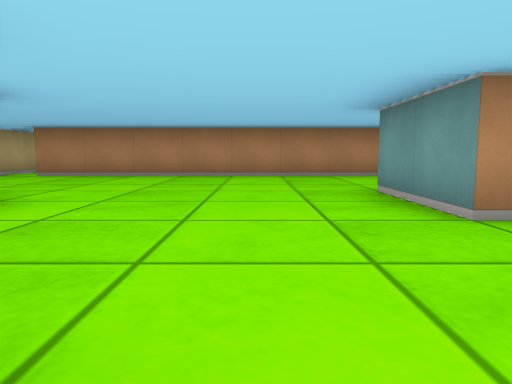
view 1 (above)

23 first-person views from a walk through a cub3D maze. The camera is about half as high as the walls, tilts 6° down and sees 70° across. The floor is counted in squares. Each view is taken from the middle of a square. On the plan, view 1 faces up. The plan holds only what a view shows up to about 9 squares ahead; the rest is blank.

view 2
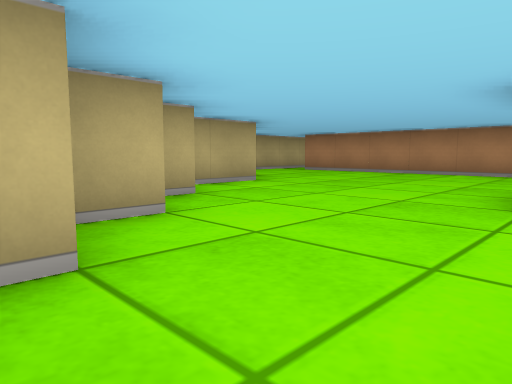

view 3
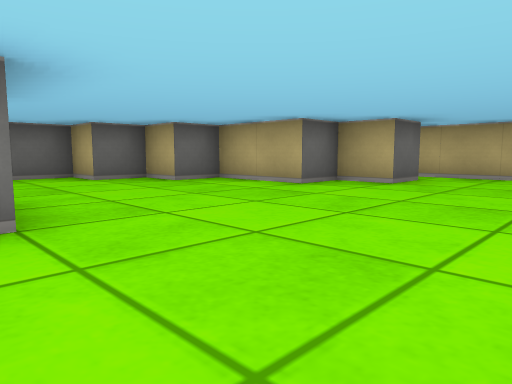

view 4
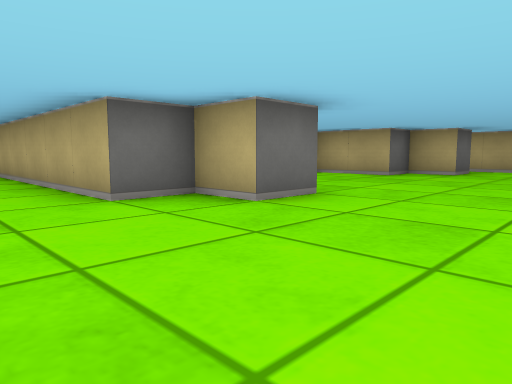

view 5
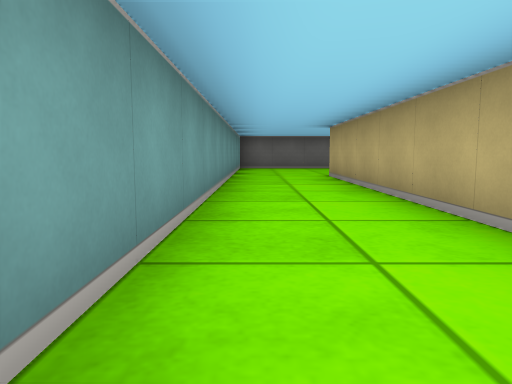

view 6
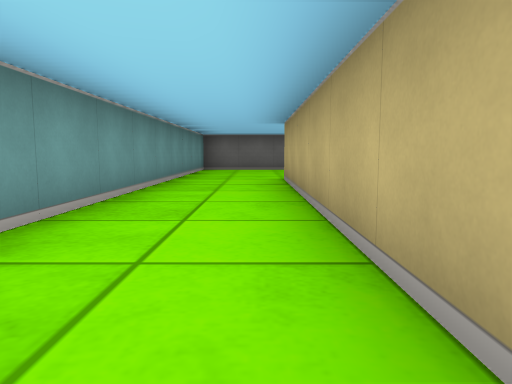

view 7
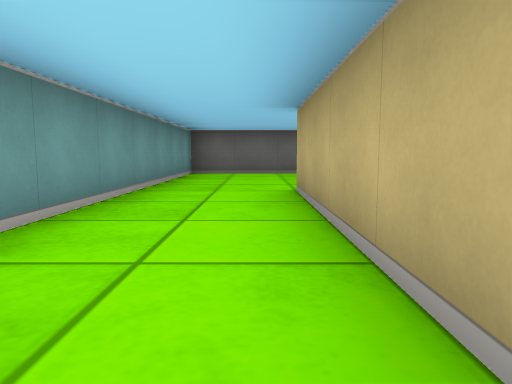

view 8
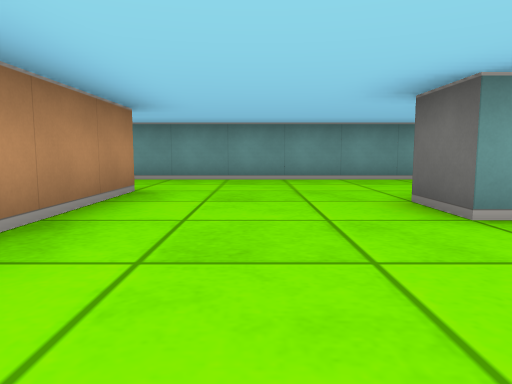

view 9
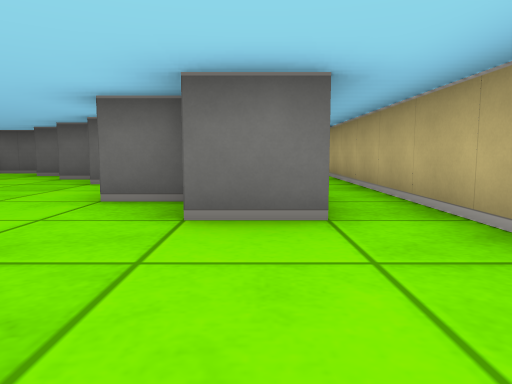

view 10
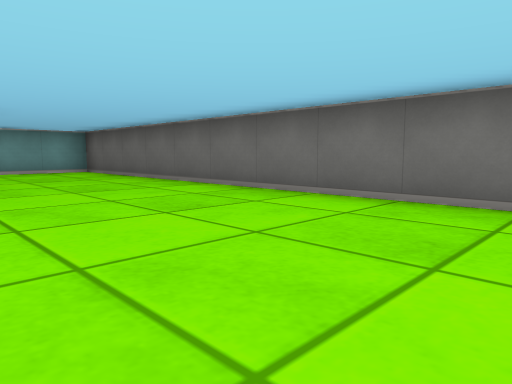

view 11
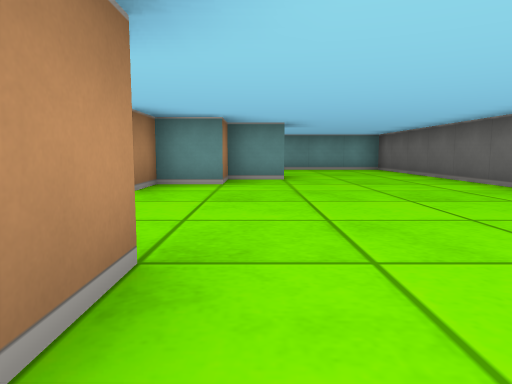

view 12
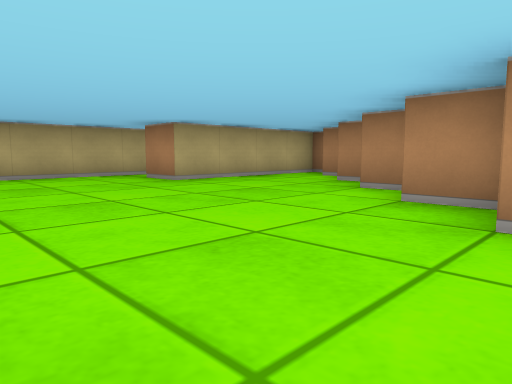

view 13
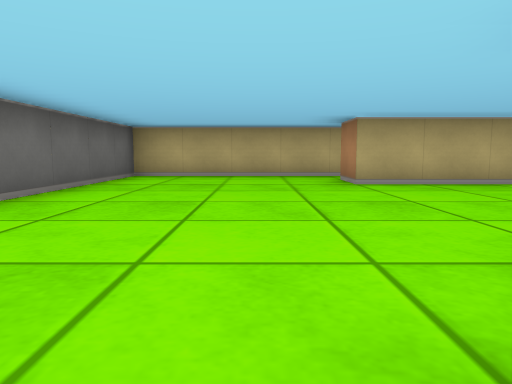

view 14
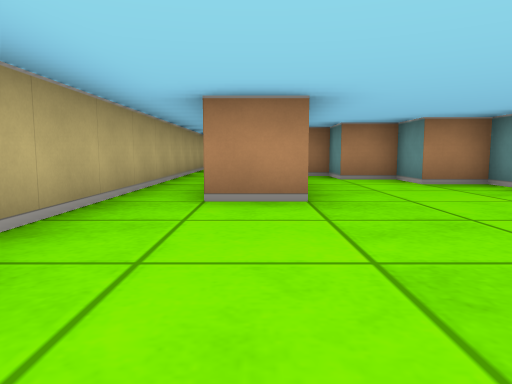

view 15
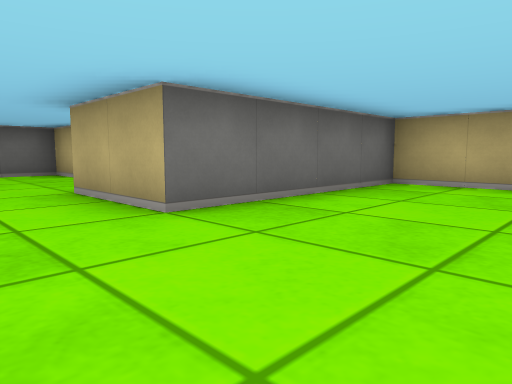

view 16
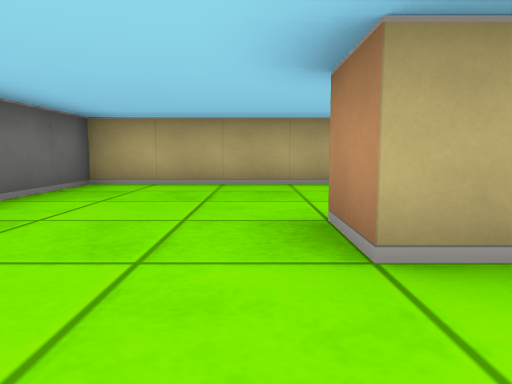

view 17
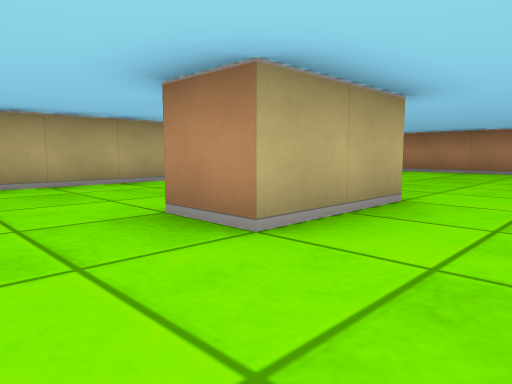

view 18
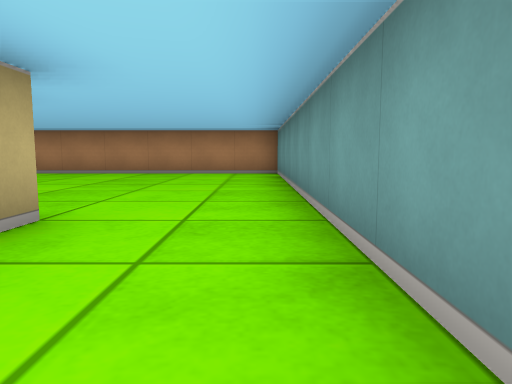

view 19
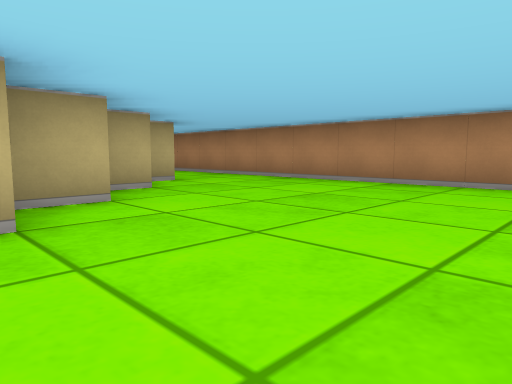

view 20
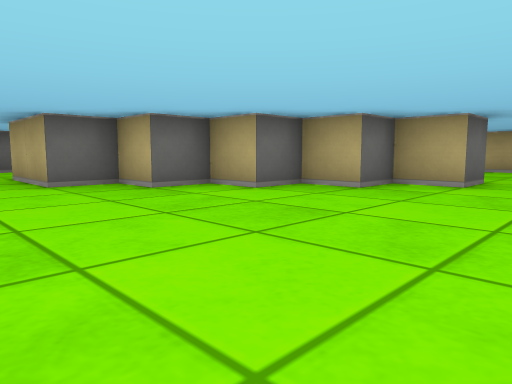

view 21
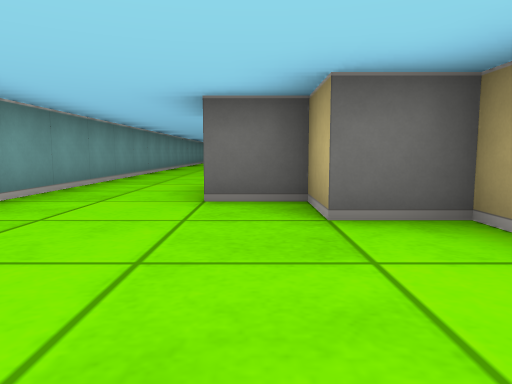

view 22
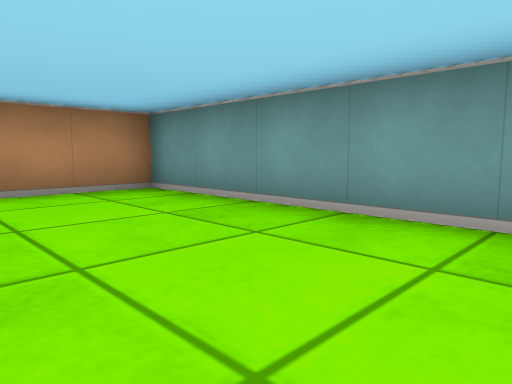

view 23
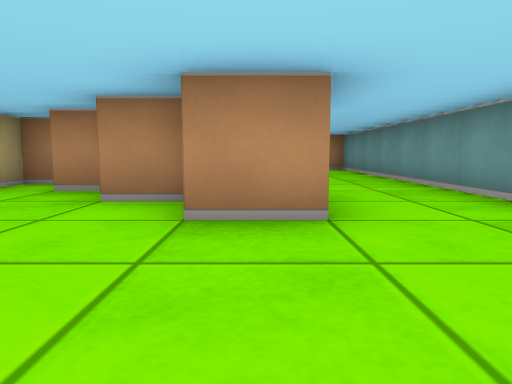

### Floor plan
Ten units are one square. View 1 is at (0, 0); x grows to the right and y downward. Boxes are objects, and circles mark ways between rooms. Rooms are numbered by the first view taken in them; rooms with no view inside come last. Other rooms are left out.
<svg viewBox="-60 -210 120 290">
<path fill="none" stroke="#000" d="M15 -25 15 -45 25 -45 25 -35 35 -35 35 35M10 15 20 15M-46 -45 -35 -45 -35 -35 -25 -35 -25 -15 -15 -15 -15 -5 -5 -5 -5 5 5 5 5 9M35 -75 -45 -75M-55 -58 -55 36M-55 -91 -55 -78M55 45 55 -75M15 46 15 35 5 35 5 25 -5 25M-5 20 -5 15 -15 15 -15 5 -25 5 -25 -5 -35 -5 -35 35 -45 35M-55 36 -55 75 55 75 55 45M-15 -185 -5 -185 -5 -175 5 -175 5 -165 15 -165 15 -155 25 -155 25 -145 35 -145 35 -125M55 -115 55 -205 -24 -205M35 -125 25 -125M24 -135 15 -135M11 -145 5 -145M0 -155 -5 -155 -5 -95 35 -95 35 -75M55 -75 55 -115"/>
<circle cx="-50" cy="30" r="3" fill="#2a7"/>
<circle cx="45" cy="35" r="3" fill="#2a7"/>
<circle cx="45" cy="-85" r="3" fill="#2a7"/>
<circle cx="45" cy="-125" r="3" fill="#2a7"/>
<text x="0" y="-30">1</text>
<text x="-10" y="50">2</text>
<text x="30" y="-170">3</text>
<text x="20" y="-110">4</text>
</svg>
Room 1 opens to room 2. Room 1 opens to room 4. Room 3 opens to room 4.

Where each view was taken, in squares from view 1:
view 1: 0 up, 0 right, facing up
view 2: 1 down, 2 right, facing up-left
view 3: 7 up, 2 right, facing down-left
view 4: 7 up, 5 right, facing down-left
view 5: 4 up, 5 right, facing down
view 6: 3 up, 4 right, facing down
view 7: 1 up, 4 right, facing down
view 8: 6 up, 1 left, facing right
view 9: 7 up, 4 left, facing down
view 10: 4 down, 4 left, facing down-right
view 11: 4 down, 5 left, facing right
view 12: 7 down, 2 right, facing up-left
view 13: 5 down, 2 right, facing left
view 14: 7 down, 4 left, facing up
view 15: 12 up, 5 right, facing down-left
view 16: 12 up, 5 right, facing left
view 17: 11 up, 5 right, facing up-left
view 18: 12 up, 5 right, facing up
view 19: 15 up, 5 right, facing up-left
view 20: 20 up, 5 right, facing down-left
view 21: 18 up, 3 right, facing down
view 22: 16 up, 3 right, facing up-right
view 23: 10 up, 3 right, facing up
